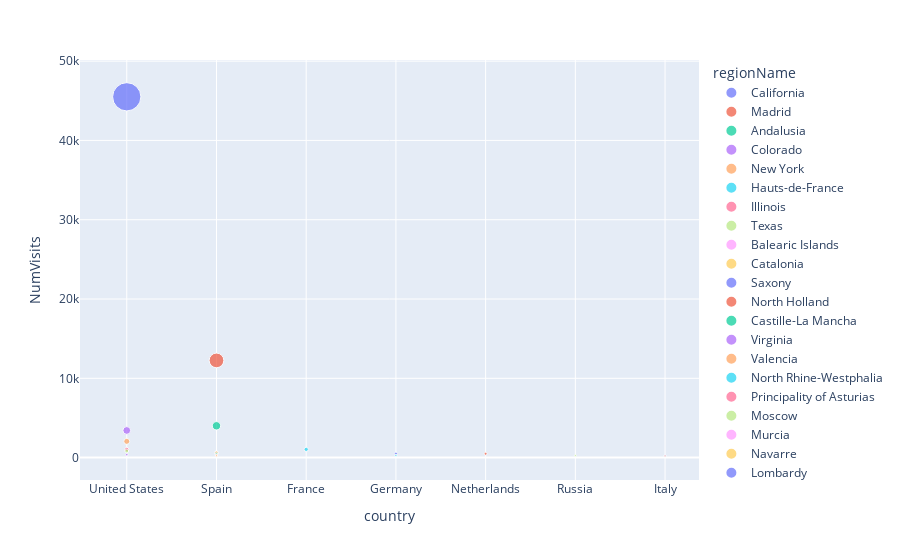

Notebook code for this chart:
### Markdown cell above
##### 3.1.3 Gráfico 1: Número de Visitas por País y Región (numVisitas>200)

### Code cell
import plotly.express as px
fig= px.scatter(df_geo_NumVisits, x="country", y="NumVisits", animation_group="country",size="NumVisits", color="regionName", hover_name="country")
fig.show()
fig.write_html("Grafico1_Visitas_Country_Region.html")

### Figure 1 — Plotly figure (JSON) as saved in the notebook; plotly's stock layout.template omitted (floating-point values rounded to 4 significant figures)
{"data": [{"hovertemplate": "<b>%{hovertext}</b><br><br>regionName=California<br>country=%{x}<br>NumVisits=%{marker.size}<extra></extra>", "hovertext": ["United States", "United States", "United States", "United States"], "ids": ["United States", "United States", "United States", "United States"], "legendgroup": "California", "marker": {"color": "#636efa", "size": [45500, 626, 624, 587], "sizemode": "area", "sizeref": 113.8, "symbol": "circle"}, "mode": "markers", "name": "California", "orientation": "v", "showlegend": true, "type": "scatter", "x": ["United States", "United States", "United States", "United States"], "xaxis": "x", "y": [45500, 626, 624, 587], "yaxis": "y"}, {"hovertemplate": "<b>%{hovertext}</b><br><br>regionName=Madrid<br>country=%{x}<br>NumVisits=%{marker.size}<extra></extra>", "hovertext": ["Spain", "Spain", "Spain", "Spain", "Spain", "Spain", "Spain", "Spain", "Spain", "Spain", "Spain", "Spain", "Spain", "Spain", "Spain"], "ids": ["Spain", "Spain", "Spain", "Spain", "Spain", "Spain", "Spain", "Spain", "Spain", "Spain", "Spain", "Spain", "Spain", "Spain", "Spain"], "legendgroup": "Madrid", "marker": {"color": "#EF553B", "size": [12259, 2460, 1006, 928, 356, 343, 300, 260, 256, 240, 231, 226, 216, 215, 214], "sizemode": "area", "sizeref": 113.8, "symbol": "circle"}, "mode": "markers", "name": "Madrid", "orientation": "v", "showlegend": true, "type": "scatter", "x": ["Spain", "Spain", "Spain", "Spain", "Spain", "Spain", "Spain", "Spain", "Spain", "Spain", "Spain", "Spain", "Spain", "Spain", "Spain"], "xaxis": "x", "y": [12259, 2460, 1006, 928, 356, 343, 300, 260, 256, 240, 231, 226, 216, 215, 214], "yaxis": "y"}, {"hovertemplate": "<b>%{hovertext}</b><br><br>regionName=Andalusia<br>country=%{x}<br>NumVisits=%{marker.size}<extra></extra>", "hovertext": ["Spain", "Spain", "Spain", "Spain", "Spain", "Spain"], "ids": ["Spain", "Spain", "Spain", "Spain", "Spain", "Spain"], "legendgroup": "Andalusia", "marker": {"color": "#00cc96", "size": [4014, 897, 483, 383, 263, 241], "sizemode": "area", "sizeref": 113.8, "symbol": "circle"}, "mode": "markers", "name": "Andalusia", "orientation": "v", "showlegend": true, "type": "scatter", "x": ["Spain", "Spain", "Spain", "Spain", "Spain", "Spain"], "xaxis": "x", "y": [4014, 897, 483, 383, 263, 241], "yaxis": "y"}, {"hovertemplate": "<b>%{hovertext}</b><br><br>regionName=Colorado<br>country=%{x}<br>NumVisits=%{marker.size}<extra></extra>", "hovertext": ["United States"], "ids": ["United States"], "legendgroup": "Colorado", "marker": {"color": "#ab63fa", "size": [3426], "sizemode": "area", "sizeref": 113.8, "symbol": "circle"}, "mode": "markers", "name": "Colorado", "orientation": "v", "showlegend": true, "type": "scatter", "x": ["United States"], "xaxis": "x", "y": [3426], "yaxis": "y"}, {"hovertemplate": "<b>%{hovertext}</b><br><br>regionName=New York<br>country=%{x}<br>NumVisits=%{marker.size}<extra></extra>", "hovertext": ["United States"], "ids": ["United States"], "legendgroup": "New York", "marker": {"color": "#FFA15A", "size": [2049], "sizemode": "area", "sizeref": 113.8, "symbol": "circle"}, "mode": "markers", "name": "New York", "orientation": "v", "showlegend": true, "type": "scatter", "x": ["United States"], "xaxis": "x", "y": [2049], "yaxis": "y"}, {"hovertemplate": "<b>%{hovertext}</b><br><br>regionName=Hauts-de-France<br>country=%{x}<br>NumVisits=%{marker.size}<extra></extra>", "hovertext": ["France"], "ids": ["France"], "legendgroup": "Hauts-de-France", "marker": {"color": "#19d3f3", "size": [1044], "sizemode": "area", "sizeref": 113.8, "symbol": "circle"}, "mode": "markers", "name": "Hauts-de-France", "orientation": "v", "showlegend": true, "type": "scatter", "x": ["France"], "xaxis": "x", "y": [1044], "yaxis": "y"}, {"hovertemplate": "<b>%{hovertext}</b><br><br>regionName=Illinois<br>country=%{x}<br>NumVisits=%{marker.size}<extra></extra>", "hovertext": ["United States"], "ids": ["United States"], "legendgroup": "Illinois", "marker": {"color": "#FF6692", "size": [1038], "sizemode": "area", "sizeref": 113.8, "symbol": "circle"}, "mode": "markers", "name": "Illinois", "orientation": "v", "showlegend": true, "type": "scatter", "x": ["United States"], "xaxis": "x", "y": [1038], "yaxis": "y"}, {"hovertemplate": "<b>%{hovertext}</b><br><br>regionName=Texas<br>country=%{x}<br>NumVisits=%{marker.size}<extra></extra>", "hovertext": ["United States", "United States"], "ids": ["United States", "United States"], "legendgroup": "Texas", "marker": {"color": "#B6E880", "size": [836, 810], "sizemode": "area", "sizeref": 113.8, "symbol": "circle"}, "mode": "markers", "name": "Texas", "orientation": "v", "showlegend": true, "type": "scatter", "x": ["United States", "United States"], "xaxis": "x", "y": [836, 810], "yaxis": "y"}, {"hovertemplate": "<b>%{hovertext}</b><br><br>regionName=Balearic Islands<br>country=%{x}<br>NumVisits=%{marker.size}<extra></extra>", "hovertext": ["Spain", "Spain", "Spain", "Spain", "Spain", "Spain"], "ids": ["Spain", "Spain", "Spain", "Spain", "Spain", "Spain"], "legendgroup": "Balearic Islands", "marker": {"color": "#FF97FF", "size": [636, 321, 276, 227, 224, 213], "sizemode": "area", "sizeref": 113.8, "symbol": "circle"}, "mode": "markers", "name": "Balearic Islands", "orientation": "v", "showlegend": true, "type": "scatter", "x": ["Spain", "Spain", "Spain", "Spain", "Spain", "Spain"], "xaxis": "x", "y": [636, 321, 276, 227, 224, 213], "yaxis": "y"}, {"hovertemplate": "<b>%{hovertext}</b><br><br>regionName=Catalonia<br>country=%{x}<br>NumVisits=%{marker.size}<extra></extra>", "hovertext": ["Spain", "Spain", "Spain", "Spain", "Spain", "Spain", "Spain"], "ids": ["Spain", "Spain", "Spain", "Spain", "Spain", "Spain", "Spain"], "legendgroup": "Catalonia", "marker": {"color": "#FECB52", "size": [632, 378, 373, 316, 289, 205, 204], "sizemode": "area", "sizeref": 113.8, "symbol": "circle"}, "mode": "markers", "name": "Catalonia", "orientation": "v", "showlegend": true, "type": "scatter", "x": ["Spain", "Spain", "Spain", "Spain", "Spain", "Spain", "Spain"], "xaxis": "x", "y": [632, 378, 373, 316, 289, 205, 204], "yaxis": "y"}, {"hovertemplate": "<b>%{hovertext}</b><br><br>regionName=Saxony<br>country=%{x}<br>NumVisits=%{marker.size}<extra></extra>", "hovertext": ["Germany", "Germany", "Germany"], "ids": ["Germany", "Germany", "Germany"], "legendgroup": "Saxony", "marker": {"color": "#636efa", "size": [516, 249, 231], "sizemode": "area", "sizeref": 113.8, "symbol": "circle"}, "mode": "markers", "name": "Saxony", "orientation": "v", "showlegend": true, "type": "scatter", "x": ["Germany", "Germany", "Germany"], "xaxis": "x", "y": [516, 249, 231], "yaxis": "y"}, {"hovertemplate": "<b>%{hovertext}</b><br><br>regionName=North Holland<br>country=%{x}<br>NumVisits=%{marker.size}<extra></extra>", "hovertext": ["Netherlands", "Netherlands", "Netherlands", "Netherlands", "Netherlands", "Netherlands", "Netherlands", "Netherlands", "Netherlands", "Netherlands", "Netherlands"], "ids": ["Netherlands", "Netherlands", "Netherlands", "Netherlands", "Netherlands", "Netherlands", "Netherlands", "Netherlands", "Netherlands", "Netherlands", "Netherlands"], "legendgroup": "North Holland", "marker": {"color": "#EF553B", "size": [489, 487, 471, 459, 456, 452, 449, 447, 437, 425, 414], "sizemode": "area", "sizeref": 113.8, "symbol": "circle"}, "mode": "markers", "name": "North Holland", "orientation": "v", "showlegend": true, "type": "scatter", "x": ["Netherlands", "Netherlands", "Netherlands", "Netherlands", "Netherlands", "Netherlands", "Netherlands", "Netherlands", "Netherlands", "Netherlands", "Netherlands"], "xaxis": "x", "y": [489, 487, 471, 459, 456, 452, 449, 447, 437, 425, 414], "yaxis": "y"}, {"hovertemplate": "<b>%{hovertext}</b><br><br>regionName=Castille-La Mancha<br>country=%{x}<br>NumVisits=%{marker.size}<extra></extra>", "hovertext": ["Spain"], "ids": ["Spain"], "legendgroup": "Castille-La Mancha", "marker": {"color": "#00cc96", "size": [459], "sizemode": "area", "sizeref": 113.8, "symbol": "circle"}, "mode": "markers", "name": "Castille-La Mancha", "orientation": "v", "showlegend": true, "type": "scatter", "x": ["Spain"], "xaxis": "x", "y": [459], "yaxis": "y"}, {"hovertemplate": "<b>%{hovertext}</b><br><br>regionName=Virginia<br>country=%{x}<br>NumVisits=%{marker.size}<extra></extra>", "hovertext": ["United States", "United States", "United States"], "ids": ["United States", "United States", "United States"], "legendgroup": "Virginia", "marker": {"color": "#ab63fa", "size": [374, 335, 313], "sizemode": "area", "sizeref": 113.8, "symbol": "circle"}, "mode": "markers", "name": "Virginia", "orientation": "v", "showlegend": true, "type": "scatter", "x": ["United States", "United States", "United States"], "xaxis": "x", "y": [374, 335, 313], "yaxis": "y"}, {"hovertemplate": "<b>%{hovertext}</b><br><br>regionName=Valencia<br>country=%{x}<br>NumVisits=%{marker.size}<extra></extra>", "hovertext": ["Spain", "Spain", "Spain"], "ids": ["Spain", "Spain", "Spain"], "legendgroup": "Valencia", "marker": {"color": "#FFA15A", "size": [344, 287, 264], "sizemode": "area", "sizeref": 113.8, "symbol": "circle"}, "mode": "markers", "name": "Valencia", "orientation": "v", "showlegend": true, "type": "scatter", "x": ["Spain", "Spain", "Spain"], "xaxis": "x", "y": [344, 287, 264], "yaxis": "y"}, {"hovertemplate": "<b>%{hovertext}</b><br><br>regionName=North Rhine-Westphalia<br>country=%{x}<br>NumVisits=%{marker.size}<extra></extra>", "hovertext": ["Germany"], "ids": ["Germany"], "legendgroup": "North Rhine-Westphalia", "marker": {"color": "#19d3f3", "size": [279], "sizemode": "area", "sizeref": 113.8, "symbol": "circle"}, "mode": "markers", "name": "North Rhine-Westphalia", "orientation": "v", "showlegend": true, "type": "scatter", "x": ["Germany"], "xaxis": "x", "y": [279], "yaxis": "y"}, {"hovertemplate": "<b>%{hovertext}</b><br><br>regionName=Principality of Asturias<br>country=%{x}<br>NumVisits=%{marker.size}<extra></extra>", "hovertext": ["Spain", "Spain"], "ids": ["Spain", "Spain"], "legendgroup": "Principality of Asturias", "marker": {"color": "#FF6692", "size": [272, 217], "sizemode": "area", "sizeref": 113.8, "symbol": "circle"}, "mode": "markers", "name": "Principality of Asturias", "orientation": "v", "showlegend": true, "type": "scatter", "x": ["Spain", "Spain"], "xaxis": "x", "y": [272, 217], "yaxis": "y"}, {"hovertemplate": "<b>%{hovertext}</b><br><br>regionName=Moscow<br>country=%{x}<br>NumVisits=%{marker.size}<extra></extra>", "hovertext": ["Russia"], "ids": ["Russia"], "legendgroup": "Moscow", "marker": {"color": "#B6E880", "size": [249], "sizemode": "area", "sizeref": 113.8, "symbol": "circle"}, "mode": "markers", "name": "Moscow", "orientation": "v", "showlegend": true, "type": "scatter", "x": ["Russia"], "xaxis": "x", "y": [249], "yaxis": "y"}, {"hovertemplate": "<b>%{hovertext}</b><br><br>regionName=Murcia<br>country=%{x}<br>NumVisits=%{marker.size}<extra></extra>", "hovertext": ["Spain"], "ids": ["Spain"], "legendgroup": "Murcia", "marker": {"color": "#FF97FF", "size": [230], "sizemode": "area", "sizeref": 113.8, "symbol": "circle"}, "mode": "markers", "name": "Murcia", "orientation": "v", "showlegend": true, "type": "scatter", "x": ["Spain"], "xaxis": "x", "y": [230], "yaxis": "y"}, {"hovertemplate": "<b>%{hovertext}</b><br><br>regionName=Navarre<br>country=%{x}<br>NumVisits=%{marker.size}<extra></extra>", "hovertext": ["Spain"], "ids": ["Spain"], "legendgroup": "Navarre", "marker": {"color": "#FECB52", "size": [229], "sizemode": "area", "sizeref": 113.8, "symbol": "circle"}, "mode": "markers", "name": "Navarre", "orientation": "v", "showlegend": true, "type": "scatter", "x": ["Spain"], "xaxis": "x", "y": [229], "yaxis": "y"}, {"hovertemplate": "<b>%{hovertext}</b><br><br>regionName=Lombardy<br>country=%{x}<br>NumVisits=%{marker.size}<extra></extra>", "hovertext": ["Italy"], "ids": ["Italy"], "legendgroup": "Lombardy", "marker": {"color": "#636efa", "size": [229], "sizemode": "area", "sizeref": 113.8, "symbol": "circle"}, "mode": "markers", "name": "Lombardy", "orientation": "v", "showlegend": true, "type": "scatter", "x": ["Italy"], "xaxis": "x", "y": [229], "yaxis": "y"}, {"hovertemplate": "<b>%{hovertext}</b><br><br>regionName=Piedmont<br>country=%{x}<br>NumVisits=%{marker.size}<extra></extra>", "hovertext": ["Italy"], "ids": ["Italy"], "legendgroup": "Piedmont", "marker": {"color": "#EF553B", "size": [217], "sizemode": "area", "sizeref": 113.8, "symbol": "circle"}, "mode": "markers", "name": "Piedmont", "orientation": "v", "showlegend": true, "type": "scatter", "x": ["Italy"], "xaxis": "x", "y": [217], "yaxis": "y"}], "layout": {"autosize": true, "legend": {"itemsizing": "constant", "title": {"text": "regionName"}, "tracegroupgap": 0}, "margin": {"t": 60}, "xaxis": {"anchor": "y", "autorange": true, "domain": [0, 1], "range": [-0.5067, 6.375], "title": {"text": "country"}, "type": "category"}, "yaxis": {"anchor": "x", "autorange": true, "domain": [0, 1], "range": [-3335.0, 52280.0], "title": {"text": "NumVisits"}, "type": "linear"}}}
